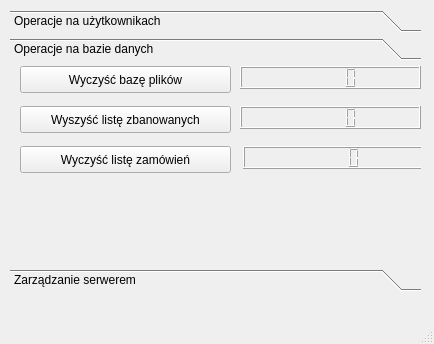
<?xml version="1.0" encoding="UTF-8"?>
<ui version="4.0">
 <class>Window_AdminPanel</class>
 <widget class="QMainWindow" name="Window_AdminPanel">
  <property name="geometry">
   <rect>
    <x>0</x>
    <y>0</y>
    <width>434</width>
    <height>344</height>
   </rect>
  </property>
  <property name="windowTitle">
   <string>MainWindow</string>
  </property>
  <widget class="QWidget" name="centralwidget">
   <widget class="QToolBox" name="toolBox">
    <property name="geometry">
     <rect>
      <x>10</x>
      <y>10</y>
      <width>411</width>
      <height>281</height>
     </rect>
    </property>
    <property name="currentIndex">
     <number>1</number>
    </property>
    <widget class="QWidget" name="page">
     <property name="geometry">
      <rect>
       <x>0</x>
       <y>0</y>
       <width>411</width>
       <height>188</height>
      </rect>
     </property>
     <attribute name="label">
      <string>Operacje na użytkownikach</string>
     </attribute>
     <widget class="QLCDNumber" name="lcdNumber_Baned">
      <property name="geometry">
       <rect>
        <x>0</x>
        <y>164</y>
        <width>96</width>
        <height>23</height>
       </rect>
      </property>
     </widget>
     <widget class="QLCDNumber" name="lcdNumber_Summary">
      <property name="geometry">
       <rect>
        <x>307</x>
        <y>164</y>
        <width>96</width>
        <height>23</height>
       </rect>
      </property>
     </widget>
     <widget class="QPushButton" name="pushButton_UnBan">
      <property name="geometry">
       <rect>
        <x>102</x>
        <y>131</y>
        <width>97</width>
        <height>27</height>
       </rect>
      </property>
      <property name="text">
       <string>UnBan</string>
      </property>
     </widget>
     <widget class="QLabel" name="label_UsersSummary">
      <property name="geometry">
       <rect>
        <x>307</x>
        <y>131</y>
        <width>96</width>
        <height>27</height>
       </rect>
      </property>
      <property name="text">
       <string>Wszyscy</string>
      </property>
      <property name="alignment">
       <set>Qt::AlignCenter</set>
      </property>
     </widget>
     <widget class="QListWidget" name="listWidget_Coonected">
      <property name="geometry">
       <rect>
        <x>0</x>
        <y>0</y>
        <width>403</width>
        <height>125</height>
       </rect>
      </property>
      <property name="sizeIncrement">
       <size>
        <width>0</width>
        <height>0</height>
       </size>
      </property>
      <property name="showDropIndicator" stdset="0">
       <bool>false</bool>
      </property>
      <property name="movement">
       <enum>QListView::Static</enum>
      </property>
      <property name="resizeMode">
       <enum>QListView::Adjust</enum>
      </property>
      <property name="spacing">
       <number>1</number>
      </property>
      <property name="selectionRectVisible">
       <bool>true</bool>
      </property>
      <property name="sortingEnabled">
       <bool>true</bool>
      </property>
     </widget>
     <widget class="QLCDNumber" name="lcdNumber_Connected">
      <property name="geometry">
       <rect>
        <x>205</x>
        <y>164</y>
        <width>96</width>
        <height>23</height>
       </rect>
      </property>
     </widget>
     <widget class="QPushButton" name="pushButton_BanUser">
      <property name="geometry">
       <rect>
        <x>0</x>
        <y>131</y>
        <width>96</width>
        <height>27</height>
       </rect>
      </property>
      <property name="text">
       <string>Ban</string>
      </property>
     </widget>
     <widget class="QLCDNumber" name="lcdNumber_Warned">
      <property name="geometry">
       <rect>
        <x>102</x>
        <y>164</y>
        <width>97</width>
        <height>23</height>
       </rect>
      </property>
     </widget>
     <widget class="QLabel" name="label_UsersConnected">
      <property name="geometry">
       <rect>
        <x>205</x>
        <y>131</y>
        <width>96</width>
        <height>27</height>
       </rect>
      </property>
      <property name="text">
       <string>Połaczeni</string>
      </property>
      <property name="alignment">
       <set>Qt::AlignCenter</set>
      </property>
     </widget>
    </widget>
    <widget class="QWidget" name="page_3">
     <property name="geometry">
      <rect>
       <x>0</x>
       <y>0</y>
       <width>411</width>
       <height>188</height>
      </rect>
     </property>
     <attribute name="label">
      <string>Operacje na bazie danych</string>
     </attribute>
     <widget class="QPushButton" name="pushButton_ClearShared">
      <property name="geometry">
       <rect>
        <x>10</x>
        <y>0</y>
        <width>211</width>
        <height>27</height>
       </rect>
      </property>
      <property name="text">
       <string>Wyczyść bazę plików</string>
      </property>
     </widget>
     <widget class="QPushButton" name="pushButton_ClearBanned">
      <property name="geometry">
       <rect>
        <x>10</x>
        <y>40</y>
        <width>211</width>
        <height>27</height>
       </rect>
      </property>
      <property name="text">
       <string>Wyszyść listę zbanowanych</string>
      </property>
     </widget>
     <widget class="QPushButton" name="pushButton_ClearOrderd">
      <property name="geometry">
       <rect>
        <x>10</x>
        <y>80</y>
        <width>211</width>
        <height>27</height>
       </rect>
      </property>
      <property name="text">
       <string>Wyczyść listę zamówień</string>
      </property>
     </widget>
     <widget class="QLCDNumber" name="lcdNumber">
      <property name="geometry">
       <rect>
        <x>230</x>
        <y>0</y>
        <width>181</width>
        <height>23</height>
       </rect>
      </property>
     </widget>
     <widget class="QLCDNumber" name="lcdNumber_2">
      <property name="geometry">
       <rect>
        <x>230</x>
        <y>40</y>
        <width>181</width>
        <height>23</height>
       </rect>
      </property>
     </widget>
     <widget class="QLCDNumber" name="lcdNumber_3">
      <property name="geometry">
       <rect>
        <x>233</x>
        <y>80</y>
        <width>181</width>
        <height>23</height>
       </rect>
      </property>
     </widget>
    </widget>
    <widget class="QWidget" name="page_2">
     <property name="geometry">
      <rect>
       <x>0</x>
       <y>0</y>
       <width>411</width>
       <height>188</height>
      </rect>
     </property>
     <attribute name="label">
      <string>Zarządzanie serwerem</string>
     </attribute>
     <widget class="QLCDNumber" name="lcdNumber_CountertoServerUP">
      <property name="enabled">
       <bool>true</bool>
      </property>
      <property name="geometry">
       <rect>
        <x>210</x>
        <y>40</y>
        <width>64</width>
        <height>31</height>
       </rect>
      </property>
      <property name="numDigits">
       <number>2</number>
      </property>
      <property name="intValue" stdset="0">
       <number>31</number>
      </property>
     </widget>
     <widget class="QPushButton" name="pushButton_ForceShutdownServer">
      <property name="geometry">
       <rect>
        <x>0</x>
        <y>40</y>
        <width>201</width>
        <height>32</height>
       </rect>
      </property>
      <property name="toolTip">
       <string>Wyłacz awaryjnie</string>
      </property>
      <property name="text">
       <string>Wyłacz (awaryjnie)</string>
      </property>
     </widget>
     <widget class="QPushButton" name="pushButton_ShutdownServer">
      <property name="geometry">
       <rect>
        <x>100</x>
        <y>0</y>
        <width>98</width>
        <height>32</height>
       </rect>
      </property>
      <property name="toolTip">
       <string>Wyłacz bezpiecznie</string>
      </property>
      <property name="text">
       <string>Wyłącz</string>
      </property>
     </widget>
     <widget class="QPushButton" name="pushButton_RestartServer">
      <property name="geometry">
       <rect>
        <x>0</x>
        <y>0</y>
        <width>98</width>
        <height>32</height>
       </rect>
      </property>
      <property name="toolTip">
       <string>Restartuje serwer</string>
      </property>
      <property name="text">
       <string>Restartuj</string>
      </property>
     </widget>
    </widget>
   </widget>
  </widget>
  <widget class="QMenuBar" name="menubar">
   <property name="geometry">
    <rect>
     <x>0</x>
     <y>0</y>
     <width>434</width>
     <height>23</height>
    </rect>
   </property>
  </widget>
  <widget class="QStatusBar" name="statusbar"/>
 </widget>
 <resources/>
 <connections/>
</ui>
